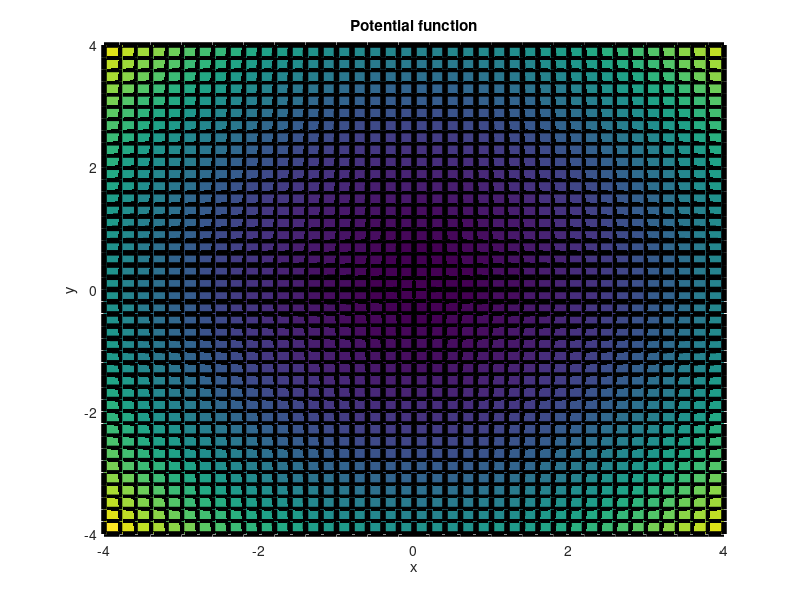
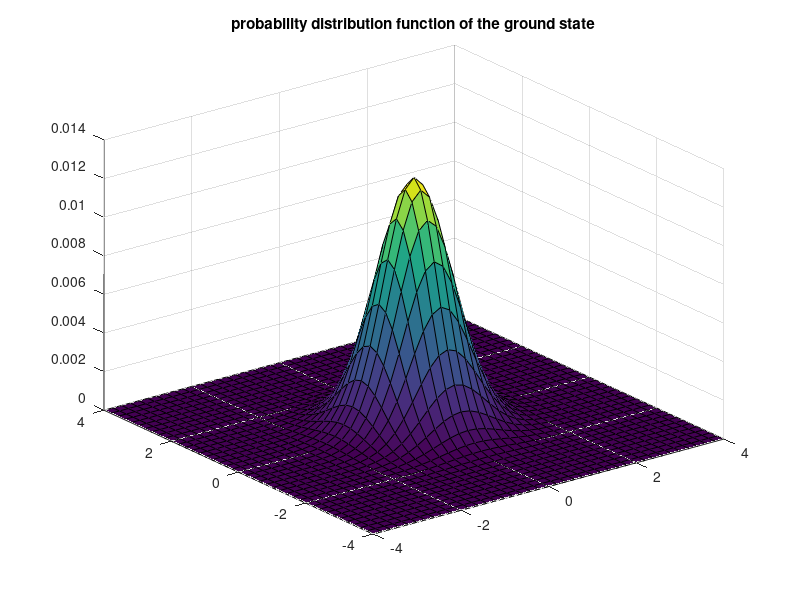
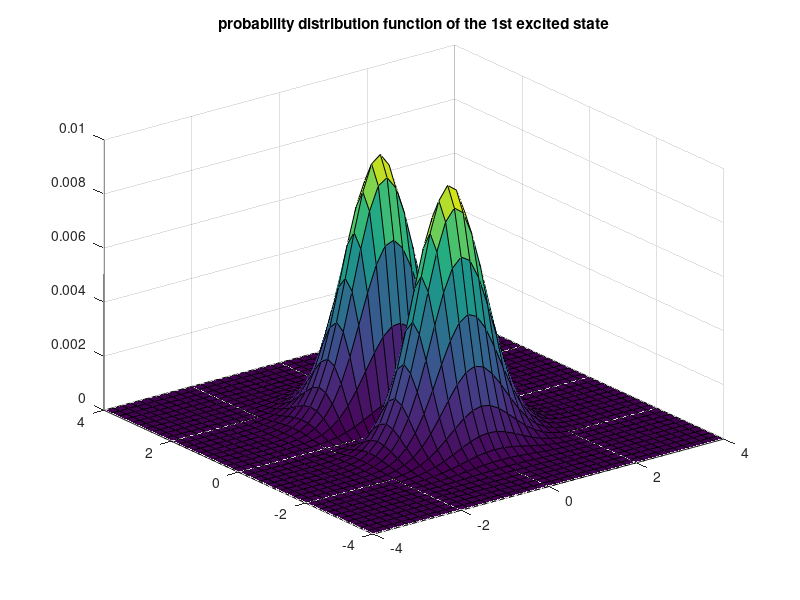
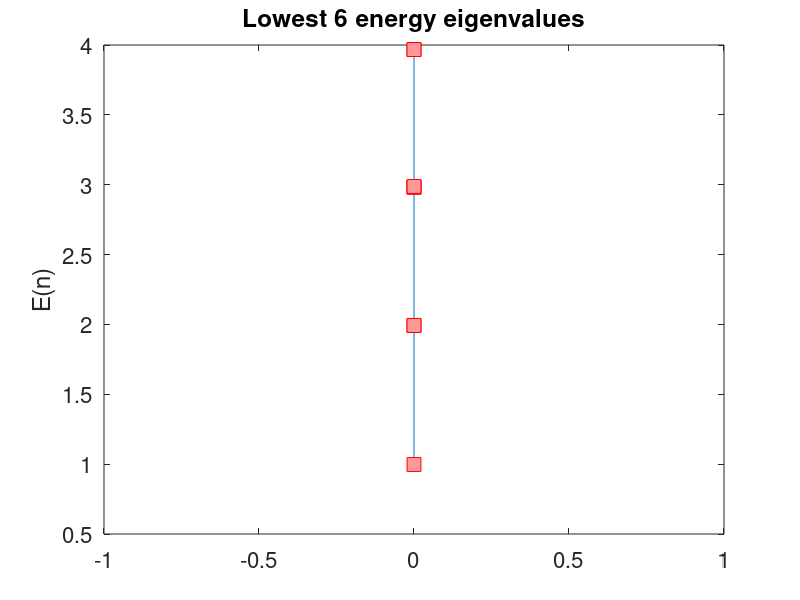

These figures' MATLAB source, in order:
%%%%%%%=======================================================%%%%%%%
%%%%%%%  Eigenvalue problem & Solvig Schrodinger Equation  %%%%%%%
%%%%%%%=======================================================%%%%%%%

clc;
close all;
clear;


dx = 0.2;
x = sparse(-4:dx:4);
y = x;
omega = 1; % omega = sqrt(k/m) = frequency of oscillations
m = 1; % mass
hbar = 1; % Planck constant

n_x = length(x);
n_y = n_x;
D1 = sparse((diag(ones(1,n_x-1),1)-diag(ones(1,n_x),0))/dx);
D1(n_x,1) = 1;
p1_x = (hbar/1i) * D1; % momentum operator = hbar/i d/dx
p1_y = p1_x;

p2_x = (p1_x'*p1_x+p1_x*p1_x')/2;
p2_y = p2_x;

id_x = speye(n_x);
id_y = speye(n_y);

X = kron(diag(x),id_y);
Y = kron(id_x, diag(y));

P1_x = kron(p1_x, id_y);
P1_y = kron(id_x, p1_y);

P2_x = kron(p2_x, id_y); % (P1_x'*P1_x+P1_x*P1_x')/2;
P2_y = kron(id_x, p2_y); % (P1_y'*P1_y+P1_y*P1_y')/2;


H = (P1_x'*P1_x+P1_x*P1_x')/(4*m) + (P1_y'*P1_y+P1_y*P1_y')/(4*m) + m*omega^2*(X^2+Y^2)/2;
Vxy = reshape(diag(m*omega^2*(X^2+Y^2)/2),n_y,n_x);

figure(1);
surface(x,y,Vxy,'LineWidth',4)
xlabel('x');
ylabel('y');
zlabel('V(x,y)')
title('Potential function');


[psi, Hd] = eigs(H,8,'sa'); % diagonalizing Hamiltonian operator

E = diag(Hd); % energy eigenvalues
E1 = E(1) % lowest energy (ground-state energy)
psi_1 = psi(:,1); % ground-state energy wavefunction
psi_1 = reshape(psi_1,n_y,[]);
figure(2);
surf(x,y,abs(psi_1).^2) % plotting probability distribution function (pdf)legend('ground state p.d.f.')
title('probability distribution function of the ground state');

E2 = E(2) % 1st excited energy
psi_2 = psi(:,2); % 1st excited energy
psi_2 = reshape(psi_2,n_y,[]);
figure(3);
surf(x,y,abs(psi_2).^2) % plotting probability distribution function (pdf)legend('1st excited-state p.d.f.')
title('probability distribution function of the 1st excited state');



% plotting energy eigenvalues (theory: E(n) = (n+1/2) \hbar \omega),
% n=0,1,2,...
figure(4);
nE = 8;
a = zeros(nE,1);
b = E(1:nE);
% b = b+0.1*rand(size(b));
plot(a,b, '-s','MarkerSize',10,...
      'MarkerEdgeColor','red',...
      'MarkerFaceColor',[1 .6 .6]) % plotting probability distribution function (pdf)
set(gca,'FontSize',16)
ylabel('E(n)');
title('Lowest 6 energy eigenvalues');